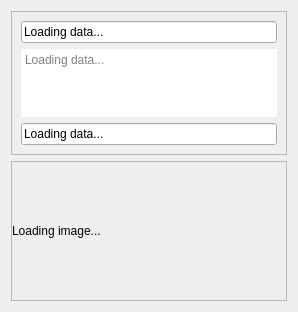
      <widget class="QWidget" name="WelcomeTab">
       <attribute name="title">
        <string>Welcome</string>
       </attribute>
       <layout class="QVBoxLayout" name="verticalLayout" stretch="4,16">
        <item>
         <widget class="QFrame" name="WelcomeImageInfoFrame">
          <property name="frameShape">
           <enum>QFrame::StyledPanel</enum>
          </property>
          <property name="frameShadow">
           <enum>QFrame::Raised</enum>
          </property>
          <layout class="QVBoxLayout" name="verticalLayout_4" stretch="1,2,1">
           <item>
            <widget class="QLineEdit" name="WelcomeImageTitleTextEdit">
             <property name="text">
              <string>Loading data...</string>
             </property>
             <property name="readOnly">
              <bool>true</bool>
             </property>
            </widget>
           </item>
           <item>
            <widget class="QTextBrowser" name="WelcomeImageExplanationTextBrowser">
             <property name="frameShape">
              <enum>QFrame::NoFrame</enum>
             </property>
             <property name="frameShadow">
              <enum>QFrame::Plain</enum>
             </property>
             <property name="documentTitle">
              <string>Explanation</string>
             </property>
             <property name="readOnly">
              <bool>true</bool>
             </property>
             <property name="placeholderText">
              <string>Loading data...</string>
             </property>
            </widget>
           </item>
           <item>
            <widget class="QLineEdit" name="WelcomeImageDateTextEdit">
             <property name="text">
              <string>Loading data...</string>
             </property>
             <property name="readOnly">
              <bool>true</bool>
             </property>
            </widget>
           </item>
          </layout>
         </widget>
        </item>
        <item>
         <widget class="QFrame" name="WelcomeImageFrame">
          <property name="frameShape">
           <enum>QFrame::StyledPanel</enum>
          </property>
          <property name="frameShadow">
           <enum>QFrame::Raised</enum>
          </property>
          <layout class="QVBoxLayout" name="verticalLayout_3">
           <property name="spacing">
            <number>0</number>
           </property>
           <property name="leftMargin">
            <number>0</number>
           </property>
           <property name="topMargin">
            <number>0</number>
           </property>
           <property name="rightMargin">
            <number>0</number>
           </property>
           <property name="bottomMargin">
            <number>0</number>
           </property>
           <item>
            <widget class="QLabel" name="WelcomeImageLabel">
             <property name="sizePolicy">
              <sizepolicy hsizetype="Minimum" vsizetype="Preferred">
               <horstretch>0</horstretch>
               <verstretch>0</verstretch>
              </sizepolicy>
             </property>
             <property name="frameShape">
              <enum>QFrame::NoFrame</enum>
             </property>
             <property name="text">
              <string>Loading image...</string>
             </property>
            </widget>
           </item>
          </layout>
         </widget>
        </item>
       </layout>
      </widget>
